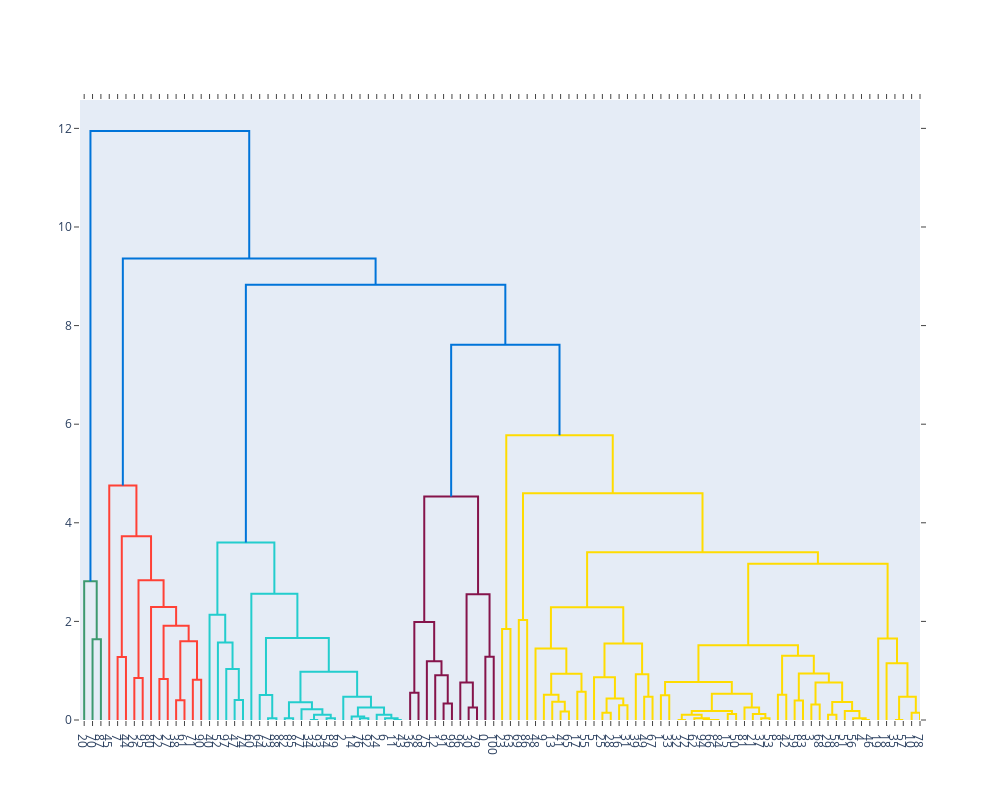

The notebook cell saved with this chart:
### Markdown cell above
## Part 3: Clustering Using Hierarchical Clustering

### Code cell
# Create the dendrogram

fig = ff.create_dendrogram(movies_pca_df, color_threshold = 6)
fig.update_layout(width=1000, height=800)
fig.show()

### Figure 1 — Plotly figure (JSON) as saved in the notebook; plotly's stock layout.template omitted (floating-point values rounded to 4 significant figures)
{"data": [{"hoverinfo": "text", "marker": {"color": "rgb(61,153,112)"}, "mode": "lines", "type": "scatter", "x": [15, 15, 25, 25], "xaxis": "x", "y": [0, 1.639, 1.639, 0], "yaxis": "y"}, {"hoverinfo": "text", "marker": {"color": "rgb(61,153,112)"}, "mode": "lines", "type": "scatter", "x": [5, 5, 20, 20], "xaxis": "x", "y": [0, 2.815, 2.815, 1.639], "yaxis": "y"}, {"hoverinfo": "text", "marker": {"color": "rgb(255,65,54)"}, "mode": "lines", "type": "scatter", "x": [45, 45, 55, 55], "xaxis": "x", "y": [0, 1.279, 1.279, 0], "yaxis": "y"}, {"hoverinfo": "text", "marker": {"color": "rgb(255,65,54)"}, "mode": "lines", "type": "scatter", "x": [65, 65, 75, 75], "xaxis": "x", "y": [0, 0.8542, 0.8542, 0], "yaxis": "y"}, {"hoverinfo": "text", "marker": {"color": "rgb(255,65,54)"}, "mode": "lines", "type": "scatter", "x": [95, 95, 105, 105], "xaxis": "x", "y": [0, 0.8328, 0.8328, 0], "yaxis": "y"}, {"hoverinfo": "text", "marker": {"color": "rgb(255,65,54)"}, "mode": "lines", "type": "scatter", "x": [115, 115, 125, 125], "xaxis": "x", "y": [0, 0.3985, 0.3985, 0], "yaxis": "y"}, {"hoverinfo": "text", "marker": {"color": "rgb(255,65,54)"}, "mode": "lines", "type": "scatter", "x": [135, 135, 145, 145], "xaxis": "x", "y": [0, 0.8186, 0.8186, 0], "yaxis": "y"}, {"hoverinfo": "text", "marker": {"color": "rgb(255,65,54)"}, "mode": "lines", "type": "scatter", "x": [120, 120, 140, 140], "xaxis": "x", "y": [0.3985, 1.598, 1.598, 0.8186], "yaxis": "y"}, {"hoverinfo": "text", "marker": {"color": "rgb(255,65,54)"}, "mode": "lines", "type": "scatter", "x": [100, 100, 130, 130], "xaxis": "x", "y": [0.8328, 1.911, 1.911, 1.598], "yaxis": "y"}, {"hoverinfo": "text", "marker": {"color": "rgb(255,65,54)"}, "mode": "lines", "type": "scatter", "x": [85, 85, 115, 115], "xaxis": "x", "y": [0, 2.29, 2.29, 1.911], "yaxis": "y"}, {"hoverinfo": "text", "marker": {"color": "rgb(255,65,54)"}, "mode": "lines", "type": "scatter", "x": [70, 70, 100, 100], "xaxis": "x", "y": [0.8542, 2.833, 2.833, 2.29], "yaxis": "y"}, {"hoverinfo": "text", "marker": {"color": "rgb(255,65,54)"}, "mode": "lines", "type": "scatter", "x": [50, 50, 85, 85], "xaxis": "x", "y": [1.279, 3.727, 3.727, 2.833], "yaxis": "y"}, {"hoverinfo": "text", "marker": {"color": "rgb(255,65,54)"}, "mode": "lines", "type": "scatter", "x": [35, 35, 67.5, 67.5], "xaxis": "x", "y": [0, 4.756, 4.756, 3.727], "yaxis": "y"}, {"hoverinfo": "text", "marker": {"color": "rgb(35,205,205)"}, "mode": "lines", "type": "scatter", "x": [185, 185, 195, 195], "xaxis": "x", "y": [0, 0.4076, 0.4076, 0], "yaxis": "y"}, {"hoverinfo": "text", "marker": {"color": "rgb(35,205,205)"}, "mode": "lines", "type": "scatter", "x": [175, 175, 190, 190], "xaxis": "x", "y": [0, 1.034, 1.034, 0.4076], "yaxis": "y"}, {"hoverinfo": "text", "marker": {"color": "rgb(35,205,205)"}, "mode": "lines", "type": "scatter", "x": [165, 165, 182.5, 182.5], "xaxis": "x", "y": [0, 1.57, 1.57, 1.034], "yaxis": "y"}, {"hoverinfo": "text", "marker": {"color": "rgb(35,205,205)"}, "mode": "lines", "type": "scatter", "x": [155, 155, 173.8, 173.8], "xaxis": "x", "y": [0, 2.135, 2.135, 1.57], "yaxis": "y"}, {"hoverinfo": "text", "marker": {"color": "rgb(35,205,205)"}, "mode": "lines", "type": "scatter", "x": [225, 225, 235, 235], "xaxis": "x", "y": [0, 0.03621, 0.03621, 0], "yaxis": "y"}, {"hoverinfo": "text", "marker": {"color": "rgb(35,205,205)"}, "mode": "lines", "type": "scatter", "x": [215, 215, 230, 230], "xaxis": "x", "y": [0, 0.5069, 0.5069, 0.03621], "yaxis": "y"}, {"hoverinfo": "text", "marker": {"color": "rgb(35,205,205)"}, "mode": "lines", "type": "scatter", "x": [245, 245, 255, 255], "xaxis": "x", "y": [0, 0.03621, 0.03621, 0], "yaxis": "y"}, {"hoverinfo": "text", "marker": {"color": "rgb(35,205,205)"}, "mode": "lines", "type": "scatter", "x": [275, 275, 285, 285], "xaxis": "x", "y": [0, 0, 0, 0], "yaxis": "y"}, {"hoverinfo": "text", "marker": {"color": "rgb(35,205,205)"}, "mode": "lines", "type": "scatter", "x": [295, 295, 305, 305], "xaxis": "x", "y": [0, 0.03621, 0.03621, 0], "yaxis": "y"}, {"hoverinfo": "text", "marker": {"color": "rgb(35,205,205)"}, "mode": "lines", "type": "scatter", "x": [280, 280, 300, 300], "xaxis": "x", "y": [0, 0.1086, 0.1086, 0.03621], "yaxis": "y"}, {"hoverinfo": "text", "marker": {"color": "rgb(35,205,205)"}, "mode": "lines", "type": "scatter", "x": [265, 265, 290, 290], "xaxis": "x", "y": [0, 0.2172, 0.2172, 0.1086], "yaxis": "y"}, {"hoverinfo": "text", "marker": {"color": "rgb(35,205,205)"}, "mode": "lines", "type": "scatter", "x": [250, 250, 277.5, 277.5], "xaxis": "x", "y": [0.03621, 0.3621, 0.3621, 0.2172], "yaxis": "y"}, {"hoverinfo": "text", "marker": {"color": "rgb(35,205,205)"}, "mode": "lines", "type": "scatter", "x": [335, 335, 345, 345], "xaxis": "x", "y": [0, 0.03621, 0.03621, 0], "yaxis": "y"}, {"hoverinfo": "text", "marker": {"color": "rgb(35,205,205)"}, "mode": "lines", "type": "scatter", "x": [325, 325, 340, 340], "xaxis": "x", "y": [0, 0.07241, 0.07241, 0.03621], "yaxis": "y"}, {"hoverinfo": "text", "marker": {"color": "rgb(35,205,205)"}, "mode": "lines", "type": "scatter", "x": [375, 375, 385, 385], "xaxis": "x", "y": [0, 6.844e-16, 6.844e-16, 0], "yaxis": "y"}, {"hoverinfo": "text", "marker": {"color": "rgb(35,205,205)"}, "mode": "lines", "type": "scatter", "x": [365, 365, 380, 380], "xaxis": "x", "y": [0, 0.03621, 0.03621, 6.844e-16], "yaxis": "y"}, {"hoverinfo": "text", "marker": {"color": "rgb(35,205,205)"}, "mode": "lines", "type": "scatter", "x": [355, 355, 372.5, 372.5], "xaxis": "x", "y": [0, 0.1086, 0.1086, 0.03621], "yaxis": "y"}, {"hoverinfo": "text", "marker": {"color": "rgb(35,205,205)"}, "mode": "lines", "type": "scatter", "x": [332.5, 332.5, 363.8, 363.8], "xaxis": "x", "y": [0.07241, 0.2535, 0.2535, 0.1086], "yaxis": "y"}, {"hoverinfo": "text", "marker": {"color": "rgb(35,205,205)"}, "mode": "lines", "type": "scatter", "x": [315, 315, 348.1, 348.1], "xaxis": "x", "y": [0, 0.4707, 0.4707, 0.2535], "yaxis": "y"}, {"hoverinfo": "text", "marker": {"color": "rgb(35,205,205)"}, "mode": "lines", "type": "scatter", "x": [263.8, 263.8, 331.6, 331.6], "xaxis": "x", "y": [0.3621, 0.9776, 0.9776, 0.4707], "yaxis": "y"}, {"hoverinfo": "text", "marker": {"color": "rgb(35,205,205)"}, "mode": "lines", "type": "scatter", "x": [222.5, 222.5, 297.7, 297.7], "xaxis": "x", "y": [0.5069, 1.666, 1.666, 0.9776], "yaxis": "y"}, {"hoverinfo": "text", "marker": {"color": "rgb(35,205,205)"}, "mode": "lines", "type": "scatter", "x": [205, 205, 260.1, 260.1], "xaxis": "x", "y": [0, 2.563, 2.563, 1.666], "yaxis": "y"}, {"hoverinfo": "text", "marker": {"color": "rgb(35,205,205)"}, "mode": "lines", "type": "scatter", "x": [164.4, 164.4, 232.5, 232.5], "xaxis": "x", "y": [2.135, 3.599, 3.599, 2.563], "yaxis": "y"}, {"hoverinfo": "text", "marker": {"color": "rgb(133,20,75)"}, "mode": "lines", "type": "scatter", "x": [395, 395, 405, 405], "xaxis": "x", "y": [0, 0.5549, 0.5549, 0], "yaxis": "y"}, {"hoverinfo": "text", "marker": {"color": "rgb(133,20,75)"}, "mode": "lines", "type": "scatter", "x": [435, 435, 445, 445], "xaxis": "x", "y": [0, 0.3335, 0.3335, 0], "yaxis": "y"}, {"hoverinfo": "text", "marker": {"color": "rgb(133,20,75)"}, "mode": "lines", "type": "scatter", "x": [425, 425, 440, 440], "xaxis": "x", "y": [0, 0.9102, 0.9102, 0.3335], "yaxis": "y"}, {"hoverinfo": "text", "marker": {"color": "rgb(133,20,75)"}, "mode": "lines", "type": "scatter", "x": [415, 415, 432.5, 432.5], "xaxis": "x", "y": [0, 1.19, 1.19, 0.9102], "yaxis": "y"}, {"hoverinfo": "text", "marker": {"color": "rgb(133,20,75)"}, "mode": "lines", "type": "scatter", "x": [400, 400, 423.8, 423.8], "xaxis": "x", "y": [0.5549, 1.987, 1.987, 1.19], "yaxis": "y"}, {"hoverinfo": "text", "marker": {"color": "rgb(133,20,75)"}, "mode": "lines", "type": "scatter", "x": [465, 465, 475, 475], "xaxis": "x", "y": [0, 0.2535, 0.2535, 0], "yaxis": "y"}, {"hoverinfo": "text", "marker": {"color": "rgb(133,20,75)"}, "mode": "lines", "type": "scatter", "x": [455, 455, 470, 470], "xaxis": "x", "y": [0, 0.7604, 0.7604, 0.2535], "yaxis": "y"}, {"hoverinfo": "text", "marker": {"color": "rgb(133,20,75)"}, "mode": "lines", "type": "scatter", "x": [485, 485, 495, 495], "xaxis": "x", "y": [0, 1.283, 1.283, 0], "yaxis": "y"}, {"hoverinfo": "text", "marker": {"color": "rgb(133,20,75)"}, "mode": "lines", "type": "scatter", "x": [462.5, 462.5, 490, 490], "xaxis": "x", "y": [0.7604, 2.553, 2.553, 1.283], "yaxis": "y"}, {"hoverinfo": "text", "marker": {"color": "rgb(133,20,75)"}, "mode": "lines", "type": "scatter", "x": [411.9, 411.9, 476.2, 476.2], "xaxis": "x", "y": [1.987, 4.535, 4.535, 2.553], "yaxis": "y"}, {"hoverinfo": "text", "marker": {"color": "rgb(255,220,0)"}, "mode": "lines", "type": "scatter", "x": [505, 505, 515, 515], "xaxis": "x", "y": [0, 1.846, 1.846, 0], "yaxis": "y"}, {"hoverinfo": "text", "marker": {"color": "rgb(255,220,0)"}, "mode": "lines", "type": "scatter", "x": [525, 525, 535, 535], "xaxis": "x", "y": [0, 2.029, 2.029, 0], "yaxis": "y"}, {"hoverinfo": "text", "marker": {"color": "rgb(255,220,0)"}, "mode": "lines", "type": "scatter", "x": [575, 575, 585, 585], "xaxis": "x", "y": [0, 0.1718, 0.1718, 0], "yaxis": "y"}, {"hoverinfo": "text", "marker": {"color": "rgb(255,220,0)"}, "mode": "lines", "type": "scatter", "x": [565, 565, 580, 580], "xaxis": "x", "y": [0, 0.3708, 0.3708, 0.1718], "yaxis": "y"}, {"hoverinfo": "text", "marker": {"color": "rgb(255,220,0)"}, "mode": "lines", "type": "scatter", "x": [555, 555, 572.5, 572.5], "xaxis": "x", "y": [0, 0.5123, 0.5123, 0.3708], "yaxis": "y"}, {"hoverinfo": "text", "marker": {"color": "rgb(255,220,0)"}, "mode": "lines", "type": "scatter", "x": [595, 595, 605, 605], "xaxis": "x", "y": [0, 0.5754, 0.5754, 0], "yaxis": "y"}, {"hoverinfo": "text", "marker": {"color": "rgb(255,220,0)"}, "mode": "lines", "type": "scatter", "x": [563.8, 563.8, 600, 600], "xaxis": "x", "y": [0.5123, 0.939, 0.939, 0.5754], "yaxis": "y"}, {"hoverinfo": "text", "marker": {"color": "rgb(255,220,0)"}, "mode": "lines", "type": "scatter", "x": [545, 545, 581.9, 581.9], "xaxis": "x", "y": [0, 1.449, 1.449, 0.939], "yaxis": "y"}, {"hoverinfo": "text", "marker": {"color": "rgb(255,220,0)"}, "mode": "lines", "type": "scatter", "x": [625, 625, 635, 635], "xaxis": "x", "y": [0, 0.1448, 0.1448, 0], "yaxis": "y"}, {"hoverinfo": "text", "marker": {"color": "rgb(255,220,0)"}, "mode": "lines", "type": "scatter", "x": [645, 645, 655, 655], "xaxis": "x", "y": [0, 0.2972, 0.2972, 0], "yaxis": "y"}, {"hoverinfo": "text", "marker": {"color": "rgb(255,220,0)"}, "mode": "lines", "type": "scatter", "x": [630, 630, 650, 650], "xaxis": "x", "y": [0.1448, 0.4345, 0.4345, 0.2972], "yaxis": "y"}, {"hoverinfo": "text", "marker": {"color": "rgb(255,220,0)"}, "mode": "lines", "type": "scatter", "x": [615, 615, 640, 640], "xaxis": "x", "y": [0, 0.869, 0.869, 0.4345], "yaxis": "y"}, {"hoverinfo": "text", "marker": {"color": "rgb(255,220,0)"}, "mode": "lines", "type": "scatter", "x": [675, 675, 685, 685], "xaxis": "x", "y": [0, 0.4707, 0.4707, 0], "yaxis": "y"}, {"hoverinfo": "text", "marker": {"color": "rgb(255,220,0)"}, "mode": "lines", "type": "scatter", "x": [665, 665, 680, 680], "xaxis": "x", "y": [0, 0.9258, 0.9258, 0.4707], "yaxis": "y"}, {"hoverinfo": "text", "marker": {"color": "rgb(255,220,0)"}, "mode": "lines", "type": "scatter", "x": [627.5, 627.5, 672.5, 672.5], "xaxis": "x", "y": [0.869, 1.554, 1.554, 0.9258], "yaxis": "y"}, {"hoverinfo": "text", "marker": {"color": "rgb(255,220,0)"}, "mode": "lines", "type": "scatter", "x": [563.4, 563.4, 650, 650], "xaxis": "x", "y": [1.449, 2.285, 2.285, 1.554], "yaxis": "y"}, {"hoverinfo": "text", "marker": {"color": "rgb(255,220,0)"}, "mode": "lines", "type": "scatter", "x": [695, 695, 705, 705], "xaxis": "x", "y": [0, 0.5028, 0.5028, 0], "yaxis": "y"}, {"hoverinfo": "text", "marker": {"color": "rgb(255,220,0)"}, "mode": "lines", "type": "scatter", "x": [715, 715, 725, 725], "xaxis": "x", "y": [0, 0, 0, 0], "yaxis": "y"}, {"hoverinfo": "text", "marker": {"color": "rgb(255,220,0)"}, "mode": "lines", "type": "scatter", "x": [755, 755, 765, 765], "xaxis": "x", "y": [0, 0, 0, 0], "yaxis": "y"}, {"hoverinfo": "text", "marker": {"color": "rgb(255,220,0)"}, "mode": "lines", "type": "scatter", "x": [745, 745, 760, 760], "xaxis": "x", "y": [0, 0, 0, 0], "yaxis": "y"}, {"hoverinfo": "text", "marker": {"color": "rgb(255,220,0)"}, "mode": "lines", "type": "scatter", "x": [735, 735, 752.5, 752.5], "xaxis": "x", "y": [0, 0.03621, 0.03621, 0], "yaxis": "y"}, {"hoverinfo": "text", "marker": {"color": "rgb(255,220,0)"}, "mode": "lines", "type": "scatter", "x": [720, 720, 743.8, 743.8], "xaxis": "x", "y": [0, 0.1086, 0.1086, 0.03621], "yaxis": "y"}, {"hoverinfo": "text", "marker": {"color": "rgb(255,220,0)"}, "mode": "lines", "type": "scatter", "x": [775, 775, 785, 785], "xaxis": "x", "y": [0, 0.1201, 0.1201, 0], "yaxis": "y"}, {"hoverinfo": "text", "marker": {"color": "rgb(255,220,0)"}, "mode": "lines", "type": "scatter", "x": [731.9, 731.9, 780, 780], "xaxis": "x", "y": [0.1086, 0.181, 0.181, 0.1201], "yaxis": "y"}, {"hoverinfo": "text", "marker": {"color": "rgb(255,220,0)"}, "mode": "lines", "type": "scatter", "x": [815, 815, 825, 825], "xaxis": "x", "y": [0, 0.03621, 0.03621, 0], "yaxis": "y"}, {"hoverinfo": "text", "marker": {"color": "rgb(255,220,0)"}, "mode": "lines", "type": "scatter", "x": [805, 805, 820, 820], "xaxis": "x", "y": [0, 0.1201, 0.1201, 0.03621], "yaxis": "y"}, {"hoverinfo": "text", "marker": {"color": "rgb(255,220,0)"}, "mode": "lines", "type": "scatter", "x": [795, 795, 812.5, 812.5], "xaxis": "x", "y": [0, 0.2552, 0.2552, 0.1201], "yaxis": "y"}, {"hoverinfo": "text", "marker": {"color": "rgb(255,220,0)"}, "mode": "lines", "type": "scatter", "x": [755.9, 755.9, 803.8, 803.8], "xaxis": "x", "y": [0.181, 0.5326, 0.5326, 0.2552], "yaxis": "y"}, {"hoverinfo": "text", "marker": {"color": "rgb(255,220,0)"}, "mode": "lines", "type": "scatter", "x": [700, 700, 779.8, 779.8], "xaxis": "x", "y": [0.5028, 0.7724, 0.7724, 0.5326], "yaxis": "y"}, {"hoverinfo": "text", "marker": {"color": "rgb(255,220,0)"}, "mode": "lines", "type": "scatter", "x": [835, 835, 845, 845], "xaxis": "x", "y": [0, 0.5146, 0.5146, 0], "yaxis": "y"}, {"hoverinfo": "text", "marker": {"color": "rgb(255,220,0)"}, "mode": "lines", "type": "scatter", "x": [855, 855, 865, 865], "xaxis": "x", "y": [0, 0.3961, 0.3961, 0], "yaxis": "y"}, {"hoverinfo": "text", "marker": {"color": "rgb(255,220,0)"}, "mode": "lines", "type": "scatter", "x": [875, 875, 885, 885], "xaxis": "x", "y": [0, 0.3161, 0.3161, 0], "yaxis": "y"}, {"hoverinfo": "text", "marker": {"color": "rgb(255,220,0)"}, "mode": "lines", "type": "scatter", "x": [895, 895, 905, 905], "xaxis": "x", "y": [0, 0.1067, 0.1067, 0], "yaxis": "y"}, {"hoverinfo": "text", "marker": {"color": "rgb(255,220,0)"}, "mode": "lines", "type": "scatter", "x": [935, 935, 945, 945], "xaxis": "x", "y": [0, 7.657e-16, 7.657e-16, 0], "yaxis": "y"}, {"hoverinfo": "text", "marker": {"color": "rgb(255,220,0)"}, "mode": "lines", "type": "scatter", "x": [925, 925, 940, 940], "xaxis": "x", "y": [0, 0.03621, 0.03621, 7.657e-16], "yaxis": "y"}, {"hoverinfo": "text", "marker": {"color": "rgb(255,220,0)"}, "mode": "lines", "type": "scatter", "x": [915, 915, 932.5, 932.5], "xaxis": "x", "y": [0, 0.181, 0.181, 0.03621], "yaxis": "y"}, {"hoverinfo": "text", "marker": {"color": "rgb(255,220,0)"}, "mode": "lines", "type": "scatter", "x": [900, 900, 923.8, 923.8], "xaxis": "x", "y": [0.1067, 0.3626, 0.3626, 0.181], "yaxis": "y"}, {"hoverinfo": "text", "marker": {"color": "rgb(255,220,0)"}, "mode": "lines", "type": "scatter", "x": [880, 880, 911.9, 911.9], "xaxis": "x", "y": [0.3161, 0.7604, 0.7604, 0.3626], "yaxis": "y"}, {"hoverinfo": "text", "marker": {"color": "rgb(255,220,0)"}, "mode": "lines", "type": "scatter", "x": [860, 860, 895.9, 895.9], "xaxis": "x", "y": [0.3961, 0.9447, 0.9447, 0.7604], "yaxis": "y"}, {"hoverinfo": "text", "marker": {"color": "rgb(255,220,0)"}, "mode": "lines", "type": "scatter", "x": [840, 840, 878.0, 878.0], "xaxis": "x", "y": [0.5146, 1.301, 1.301, 0.9447], "yaxis": "y"}, {"hoverinfo": "text", "marker": {"color": "rgb(255,220,0)"}, "mode": "lines", "type": "scatter", "x": [739.9, 739.9, 859.0, 859.0], "xaxis": "x", "y": [0.7724, 1.516, 1.516, 1.301], "yaxis": "y"}, {"hoverinfo": "text", "marker": {"color": "rgb(255,220,0)"}, "mode": "lines", "type": "scatter", "x": [975, 975, 985, 985], "xaxis": "x", "y": [0, 0, 0, 0], "yaxis": "y"}, {"hoverinfo": "text", "marker": {"color": "rgb(255,220,0)"}, "mode": "lines", "type": "scatter", "x": [995, 995, 1005, 1005], "xaxis": "x", "y": [0, 0.1448, 0.1448, 0], "yaxis": "y"}, {"hoverinfo": "text", "marker": {"color": "rgb(255,220,0)"}, "mode": "lines", "type": "scatter", "x": [980, 980, 1000, 1000], "xaxis": "x", "y": [0, 0.4707, 0.4707, 0.1448], "yaxis": "y"}, {"hoverinfo": "text", "marker": {"color": "rgb(255,220,0)"}, "mode": "lines", "type": "scatter", "x": [965, 965, 990, 990], "xaxis": "x", "y": [0, 1.153, 1.153, 0.4707], "yaxis": "y"}, {"hoverinfo": "text", "marker": {"color": "rgb(255,220,0)"}, "mode": "lines", "type": "scatter", "x": [955, 955, 977.5, 977.5], "xaxis": "x", "y": [0, 1.652, 1.652, 1.153], "yaxis": "y"}, {"hoverinfo": "text", "marker": {"color": "rgb(255,220,0)"}, "mode": "lines", "type": "scatter", "x": [799.5, 799.5, 966.2, 966.2], "xaxis": "x", "y": [1.516, 3.168, 3.168, 1.652], "yaxis": "y"}, {"hoverinfo": "text", "marker": {"color": "rgb(255,220,0)"}, "mode": "lines", "type": "scatter", "x": [606.7, 606.7, 882.9, 882.9], "xaxis": "x", "y": [2.285, 3.401, 3.401, 3.168], "yaxis": "y"}, {"hoverinfo": "text", "marker": {"color": "rgb(255,220,0)"}, "mode": "lines", "type": "scatter", "x": [530, 530, 744.8, 744.8], "xaxis": "x", "y": [2.029, 4.601, 4.601, 3.401], "yaxis": "y"}, {"hoverinfo": "text", "marker": {"color": "rgb(255,220,0)"}, "mode": "lines", "type": "scatter", "x": [510, 510, 637.4, 637.4], "xaxis": "x", "y": [1.846, 5.774, 5.774, 4.601], "yaxis": "y"}, {"hoverinfo": "text", "marker": {"color": "rgb(0,116,217)"}, "mode": "lines", "type": "scatter", "x": [444.1, 444.1, 573.7, 573.7], "xaxis": "x", "y": [4.535, 7.61, 7.61, 5.774], "yaxis": "y"}, {"hoverinfo": "text", "marker": {"color": "rgb(0,116,217)"}, "mode": "lines", "type": "scatter", "x": [198.5, 198.5, 508.9, 508.9], "xaxis": "x", "y": [3.599, 8.83, 8.83, 7.61], "yaxis": "y"}, {"hoverinfo": "text", "marker": {"color": "rgb(0,116,217)"}, "mode": "lines", "type": "scatter", "x": [51.25, 51.25, 353.7, 353.7], "xaxis": "x", "y": [4.756, 9.363, 9.363, 8.83], "yaxis": "y"}, {"hoverinfo": "text", "marker": {"color": "rgb(0,116,217)"}, "mode": "lines", "type": "scatter", "x": [12.5, 12.5, 202.5, 202.5], "xaxis": "x", "y": [2.815, 11.95, 11.95, 9.363], "yaxis": "y"}], "layout": {"autosize": false, "height": 800, "hovermode": "closest", "showlegend": false, "width": 1000, "xaxis": {"mirror": "allticks", "rangemode": "tozero", "showgrid": false, "showline": true, "showticklabels": true, "tickmode": "array", "ticks": "outside", "ticktext": ["20", "70", "87", "45", "7", "44", "26", "95", "80", "22", "27", "38", "61", "71", "90", "40", "52", "97", "47", "74", "60", "64", "73", "88", "82", "85", "77", "34", "93", "54", "89", "2", "14", "76", "92", "24", "6", "11", "43", "36", "98", "75", "12", "91", "99", "96", "30", "79", "0", "100", "23", "63", "69", "86", "48", "9", "13", "41", "65", "17", "55", "5", "25", "28", "16", "31", "39", "49", "67", "1", "33", "32", "72", "62", "94", "66", "84", "15", "50", "81", "21", "37", "53", "8", "42", "59", "83", "3", "68", "29", "58", "51", "56", "4", "46", "19", "18", "35", "57", "10", "78"], "tickvals": [5, 15, 25, 35, 45, 55, 65, 75, 85, 95, 105, 115, 125, 135, 145, 155, 165, 175, 185, 195, 205, 215, 225, 235, 245, 255, 265, 275, 285, 295, 305, 315, 325, 335, 345, 355, 365, 375, 385, 395, 405, 415, 425, 435, 445, 455, 465, 475, 485, 495, 505, 515, 525, 535, 545, 555, 565, 575, 585, 595, 605, 615, 625, 635, 645, 655, 665, 675, 685, 695, 705, 715, 725, 735, 745, 755, 765, 775, 785, 795, 805, 815, 825, 835, 845, 855, 865, 875, 885, 895, 905, 915, 925, 935, 945, 955, 965, 975, 985, 995, 1005], "type": "linear", "zeroline": false}, "yaxis": {"mirror": "allticks", "rangemode": "tozero", "showgrid": false, "showline": true, "showticklabels": true, "ticks": "outside", "type": "linear", "zeroline": false}}}
